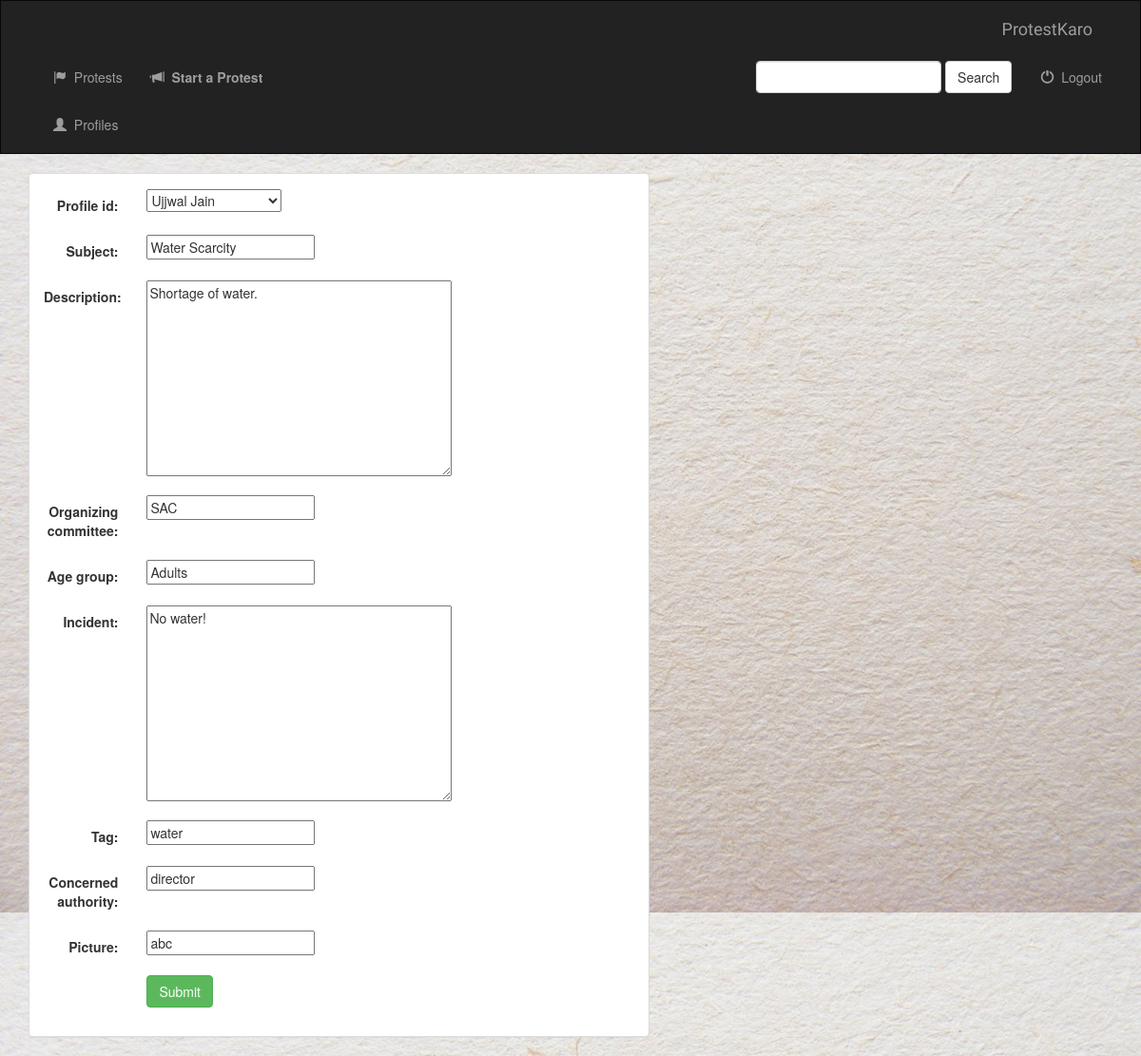
Page /post/update/1/ on the committed database.
### protest/models.py (models this page shows, shortened)
class Post(models.Model):
    profile_id = models.ForeignKey(Profile, on_delete=models.CASCADE)
    subject = models.CharField(max_length=100)
    description = models.TextField()
    support_count = models.IntegerField(default=0)
    against_count = models.IntegerField(default=0)
    neutral_count = models.IntegerField(default=0)
    organizing_committee = models.CharField(max_length=100)
    age_group = models.CharField(max_length=25)
    dateTime = models.DateTimeField(auto_now_add=True)
    incident = models.TextField()
    closed = models.BooleanField(default=1)
    picture = models.CharField(max_length=1000)
    tag = models.CharField(max_length=100)
    concerned_authority = models.CharField(max_length=100)

### protest/views.py (the view)
# urls.py: url(r'^post/update/(?P<pk>[0-9]+)/$', views.PostUpdate.as_view(), name='post-update'),
class PostUpdate(UpdateView):
    model = Post
    fields=['profile_id','subject', 'description', 'organizing_committee', 'age_group', 'incident', 'tag', 'concerned_authority','picture']

### protest/models.py (called while the page is built)
    def __str__(self):
        s = self.first_name+" "+self.last_name
        return s

### protest/templates/protest/post_form.html (shortened to what this page needs)
{% extends 'protest/base.html' %}
{% block body %}
    <div class="container-fluid">
        <div class="col-sm-12 col-md-7">
            <div class="panel panel-default">
                <div class="panel-body">
                    <form class="form-horizontal" action="" method="post" enctype="multipart/form-data">
                        {% include 'protest/form_template.html' %}
                        <div class="form-group">
                            <div class="col-sm-offset-2 col-sm-10">
                                <button type="submit" class ="btn btn-success">Submit</button>
                            </div>
                        </div>
{% endblock %}

### protest/templates/protest/form_template.html (shortened to what this page needs)
{% for field in form %}
    <div class="form-group">
        <div class="col-sm-offset-2 col-sm-10">
        </div>
        <label class="control-label col-sm-2">{{ field.label_tag }}</label>
        <div class="col-sm-10">{{ field }}</div>
    </div>
{% endfor %}
</html>

### protest/static/protest/style.css (style rules this page uses)
body { background: white url("images/background.jpg"); }

### rows in the picture
Post: form "Ujjwal Jain" "Water Scarcity" "Shortage of water." "SAC" "Adults" "No water!" "water" "director" "abc"

### other values in the picture
{{ field.label_tag }} "Profile id:" "Subject:" "Description:" "Organizing committee:" "Age group:" "Incident:" "Tag:" "Concerned authority:" "Picture:"
